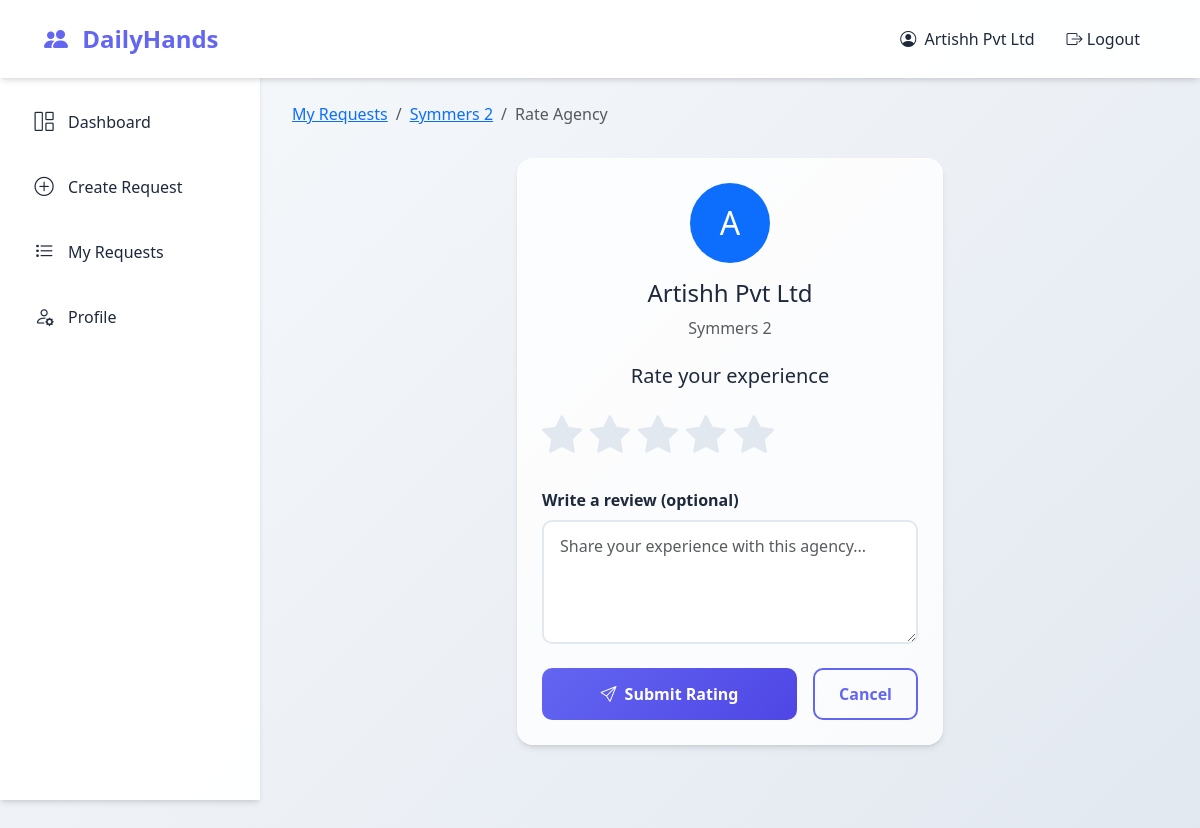
Screenshot of /contractor/rate/2 (signed in) with the database file from the repository.
### tables this page shows
CREATE TABLE agencies (
            id INTEGER PRIMARY KEY AUTOINCREMENT,
            name TEXT NOT NULL,
            email TEXT UNIQUE NOT NULL,
            password TEXT NOT NULL,
            phone TEXT,
            city TEXT NOT NULL,
            area TEXT,
            created_at TIMESTAMP DEFAULT CURRENT_TIMESTAMP
        );

CREATE TABLE work_requests (
            id INTEGER PRIMARY KEY AUTOINCREMENT,
            contractor_id INTEGER NOT NULL,
            agency_id INTEGER,
            title TEXT NOT NULL,
            description TEXT,
            worker_type TEXT NOT NULL,
            workers_needed INTEGER NOT NULL,
            expected_duration INTEGER NOT NULL,
            wage_per_day REAL NOT NULL,
            start_date DATE NOT NULL,
            city TEXT NOT NULL,
            status TEXT DEFAULT 'Pending',
            delay_days INTEGER DEFAULT 0,
            penalty_amount REAL DEFAULT 0,
            created_at TIMESTAMP DEFAULT CURRENT_TIMESTAMP,
            completed_at TIMESTAMP,
            FOREIGN KEY (contractor_id) REFERENCES users(id),
            FOREIGN KEY (agency_id) REFERENCES agencies(id)
        );

### app.py (the view, shortened to what this page needs)
@app.route('/contractor/rate/<int:request_id>', methods=['GET', 'POST'])
@login_required(role='contractor')
def rate_agency(request_id):
    conn = get_db()
    cursor = conn.cursor()
    cursor.execute("""
        SELECT wr.*, a.name as agency_name
        FROM work_requests wr
        JOIN agencies a ON wr.agency_id = a.id
        WHERE wr.id = ? AND wr.contractor_id = ? AND wr.status = 'Completed'
    """, (request_id, session['user_id']))
    req = cursor.fetchone()
    if not req:
        conn.close()
        return redirect(url_for('contractor_requests'))
    cursor.execute("SELECT * FROM ratings WHERE request_id = ?", (request_id,))
    existing_rating = cursor.fetchone()
    conn.close()
    return render_template('contractor/rate.html', req=req, existing_rating=existing_rating)

### app.py (called while the page is built)
def get_db():
    conn = sqlite3.connect(DATABASE)
    conn.row_factory = sqlite3.Row
    return conn

def login_required(role=None):
    def decorator(f):
        @wraps(f)
        def decorated_function(*args, **kwargs):
            if 'user_id' not in session:
                return redirect(url_for('login'))
            if role and session.get('role') != role:
                return redirect(url_for('login'))
            return f(*args, **kwargs)
        return decorated_function
    return decorator

### templates/contractor/rate.html (shortened to what this page needs)
{% extends 'contractor/base.html' %}
{% block page_content %}
<div class="page-header animate-fade-in">
    <nav aria-label="breadcrumb">
        <ol class="breadcrumb">
            <li class="breadcrumb-item"><a href="{{ url_for('contractor_requests') }}">My Requests</a></li>
            <li class="breadcrumb-item"><a href="{{ url_for('contractor_request_detail', request_id=req.id) }}">{{ req.title }}</a></li>
            <li class="breadcrumb-item active">Rate Agency</li>
        </ol>
    </nav>
</div>
<div class="row justify-content-center">
    <div class="col-lg-6 animate-fade-in" style="animation-delay: 0.1s;">
        <div class="glass-card p-4">
            <div class="text-center mb-4">
                <div class="rounded-circle bg-primary text-white d-flex align-items-center justify-content-center mx-auto mb-3"
                     style="width: 80px; height: 80px; font-size: 2rem;">
                    {{ req.agency_name[0] }}
                </div>
                <h4>{{ req.agency_name }}</h4>
                <p class="text-muted">{{ req.title }}</p>
            </div>
            {% if existing_rating %}
            <div class="text-center">
                <h5 class="mb-3">Your Rating</h5>
                <div class="rating-display mb-3">
                    {% for i in range(5) %}
                        {% if i < existing_rating.rating %}
                        <i class="bi bi-star-fill"></i>
                        {% else %}
                        <i class="bi bi-star"></i>
                        {% endif %}
                    {% endfor %}
                </div>
                {% if existing_rating.review %}
                <p class="text-muted">"{{ existing_rating.review }}"</p>
                {% endif %}
                <div class="alert alert-info mt-3">
                    <i class="bi bi-info-circle me-2"></i>You have already rated this agency
                </div>
                <a href="{{ url_for('contractor_request_detail', request_id=req.id) }}" class="btn btn-outline-custom">
                    <i class="bi bi-arrow-left me-2"></i>Back to Request
                </a>
            </div>
            {% else %}
            <form method="POST">
                <div class="text-center mb-4">
                    <h5 class="mb-3">Rate your experience</h5>
                    <div class="star-input">
                        <label for="star5"><i class="bi bi-star-fill"></i></label>
                        <label for="star4"><i class="bi bi-star-fill"></i></label>
                        <label for="star3"><i class="bi bi-star-fill"></i></label>
                        <label for="star2"><i class="bi bi-star-fill"></i></label>
                        <label for="star1"><i class="bi bi-star-fill"></i></label>
                    </div>
                </div>
                <div class="mb-4">
                    <label class="form-label fw-semibold">Write a review (optional)</label>
                    <textarea class="form-control form-control-custom" name="review" rows="4"
                              placeholder="Share your experience with this agency..."></textarea>
                </div>
                <div class="d-flex gap-3">
                    <button type="submit" class="btn btn-primary-custom flex-grow-1">
                        <i class="bi bi-send me-2"></i>Submit Rating
                    </button>
                    <a href="{{ url_for('contractor_request_detail', request_id=req.id) }}" class="btn btn-outline-custom">
                        Cancel
                    </a>
                </div>
            </form>
            {% endif %}
        </div>
    </div>
</div>
{% endblock %}

### templates/contractor/base.html (shortened to what this page needs)
{% extends 'base.html' %}
{% block content %}
<nav class="navbar navbar-expand-lg navbar-custom fixed-top">
    <div class="container-fluid">
        <a class="navbar-brand" href="{{ url_for('contractor_dashboard') }}">
            <i class="bi bi-people-fill"></i> DailyHands
        </a>
        <div class="collapse navbar-collapse justify-content-end" id="navbarNav">
            <ul class="navbar-nav align-items-center">
                <li class="nav-item">
                    <span class="nav-link">
                        <i class="bi bi-person-circle me-1"></i> {{ session.name }}
                    </span>
                </li>
                <li class="nav-item">
                    <a class="nav-link text-danger" href="#" data-bs-toggle="modal" data-bs-target="#logoutModal">
                        <i class="bi bi-box-arrow-right"></i> Logout
                    </a>
                </li>
            </ul>
        </div>
    </div>
</nav>
<div class="sidebar" style="top: 70px;">
    <a href="{{ url_for('contractor_dashboard') }}" class="sidebar-link {% if request.endpoint == 'contractor_dashboard' %}active{% endif %}">
        <i class="bi bi-grid-1x2"></i> Dashboard
    </a>
    <a href="{{ url_for('create_request') }}" class="sidebar-link {% if request.endpoint == 'create_request' %}active{% endif %}">
        <i class="bi bi-plus-circle"></i> Create Request
    </a>
    <a href="{{ url_for('contractor_requests') }}" class="sidebar-link {% if request.endpoint == 'contractor_requests' %}active{% endif %}">
        <i class="bi bi-list-task"></i> My Requests
    </a>
    <a href="{{ url_for('contractor_profile') }}" class="sidebar-link {% if request.endpoint == 'contractor_profile' %}active{% endif %}">
        <i class="bi bi-person-gear"></i> Profile
    </a>
</div>
<div class="main-content" style="margin-top: 70px;">
    {% block page_content %}{% endblock %}
</div>
{% endblock %}

### templates/base.html (style rules this page uses)
:root { --primary: #6366f1; --primary-light: #818cf8; --primary-dark: #4f46e5; --secondary: #f1f5f9; --accent: #10b981; --warning: #f59e0b; --danger: #ef4444; --text-dark: #1e293b; --text-muted: #64748b; --bg-light: #f8fafc; --card-bg: rgba(255, 255, 255, 0.8); --glass-border: rgba(255, 255, 255, 0.3); --shadow: 0 4px 6px -1px rgba(0, 0, 0, 0.1), 0 2px 4px -2px rgba(0, 0, 0, 0.1); --shadow-lg: 0 10px 15px -3px rgba(0, 0, 0, 0.1), 0 4px 6px -4px rgba(0, 0, 0, 0.1); }
* { margin: 0; padding: 0; box-sizing: border-box; }
body { font-family: 'Segoe UI', system-ui, -apple-system, sans-serif; background: linear-gradient(135deg, #f8fafc 0%, #e2e8f0 100%); min-height: 100vh; color: var(--text-dark); }
.animate-fade-in { animation: fadeInUp 0.5s ease-out forwards; }
.glass-card { background: var(--card-bg); backdrop-filter: blur(10px); border: 1px solid var(--glass-border); border-radius: 16px; box-shadow: var(--shadow); transition: all 0.3s ease; }
.navbar-custom { background: rgba(255, 255, 255, 0.95); backdrop-filter: blur(10px); box-shadow: var(--shadow); padding: 1rem 2rem; }
.navbar-brand { font-weight: 700; font-size: 1.5rem; color: var(--primary) !important; }
.navbar-brand i { margin-right: 8px; }
.nav-link { color: var(--text-dark) !important; font-weight: 500; padding: 0.5rem 1rem !important; border-radius: 8px; transition: all 0.3s ease; }
.sidebar { position: fixed; left: 0; top: 70px; width: 260px; height: calc(100vh - 70px); background: rgba(255, 255, 255, 0.95); backdrop-filter: blur(10px); box-shadow: var(--shadow); padding: 1.5rem 1rem; overflow-y: auto; z-index: 100; }
.sidebar-link { display: flex; align-items: center; padding: 0.875rem 1rem; color: var(--text-dark); text-decoration: none; border-radius: 10px; margin-bottom: 0.5rem; transition: all 0.3s ease; font-weight: 500; }
.sidebar-link i { font-size: 1.2rem; margin-right: 12px; width: 24px; text-align: center; }
.main-content { margin-left: 260px; padding: 2rem; min-height: calc(100vh - 70px); }
.btn-primary-custom { background: linear-gradient(135deg, var(--primary) 0%, var(--primary-dark) 100%); border: none; color: white; padding: 0.75rem 1.5rem; border-radius: 10px; font-weight: 600; transition: all 0.3s ease; }
.btn-outline-custom { border: 2px solid var(--primary); color: var(--primary); padding: 0.75rem 1.5rem; border-radius: 10px; font-weight: 600; background: transparent; transition: all 0.3s ease; }
.form-control-custom { border: 2px solid #e2e8f0; border-radius: 10px; padding: 0.75rem 1rem; transition: all 0.3s ease; }
.page-header { margin-bottom: 2rem; }

### templates/contractor/rate.html (style rules this page uses)
.star-input { display: flex; flex-direction: row-reverse; justify-content: flex-end; gap: 0.5rem; }
.star-input label { font-size: 2.5rem; color: #e2e8f0; cursor: pointer; transition: all 0.2s ease; }

### rows the page displays
agencies: name "Artishh Pvt Ltd", name "A", agency_name "Artishh Pvt Ltd"
work_requests: title "Symmers 2"
